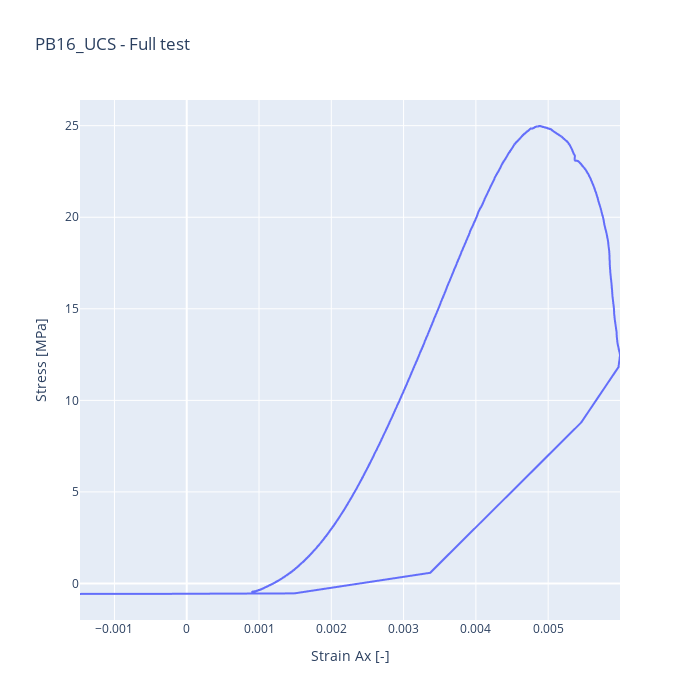

Notebook code cell kept with this figure:
### Code cell
### PLOTTING
## Plot the data
ax = px.line(df_exp_PB, x = 'Strain Ax [-]', y = 'Stress [MPa]', width=700, height=700, title='PB16_UCS - Full test')

ax.show() 

# ax.write_html("Graphs/PB18_UCS/PB18_FullTest.html")

### Figure 1 — Plotly figure (JSON) as saved in the notebook; plotly's stock layout.template omitted (floating-point values rounded to 4 significant figures; data arrays with more than 128 entries replaced by an {"elided": "..."} marker saying what was removed)
{"data": [{"hovertemplate": "Strain Ax [-]=%{x}<br>Stress [MPa]=%{y}<extra></extra>", "legendgroup": "", "line": {"color": "#636efa", "dash": "solid"}, "marker": {"symbol": "circle"}, "mode": "lines", "name": "", "showlegend": false, "type": "scattergl", "x": {"elided": "2987 float values"}, "xaxis": "x", "y": {"elided": "2987 float values"}, "yaxis": "y"}], "layout": {"height": 700, "legend": {"tracegroupgap": 0}, "title": {"text": "PB16_UCS - Full test"}, "width": 700, "xaxis": {"anchor": "y", "domain": [0, 1], "title": {"text": "Strain Ax [-]"}}, "yaxis": {"anchor": "x", "domain": [0, 1], "title": {"text": "Stress [MPa]"}}}}
